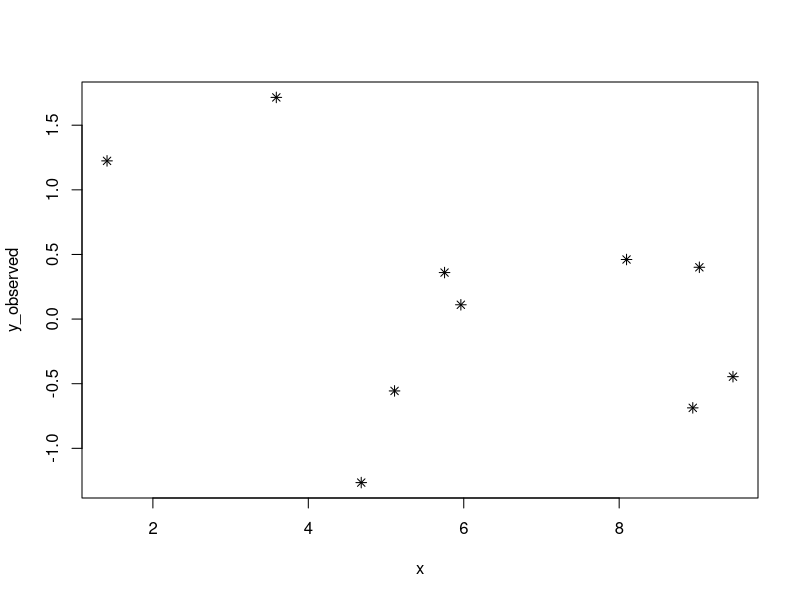
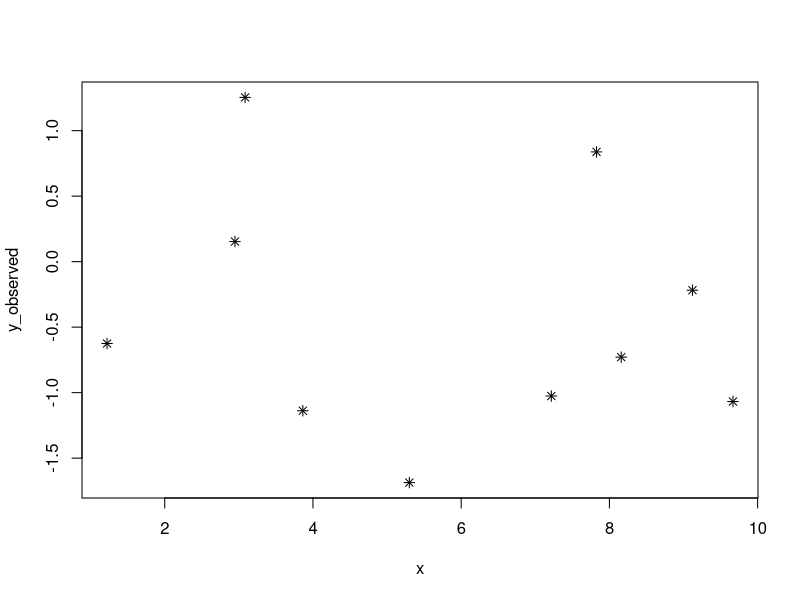
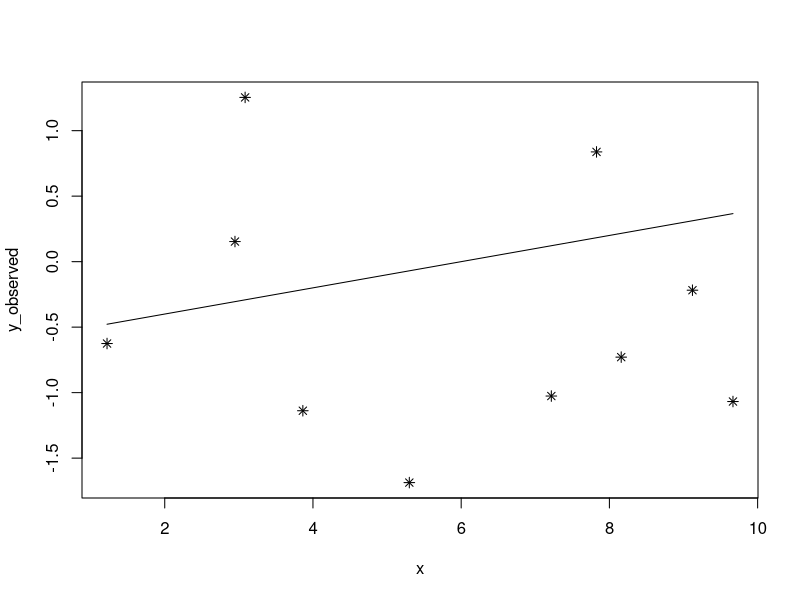
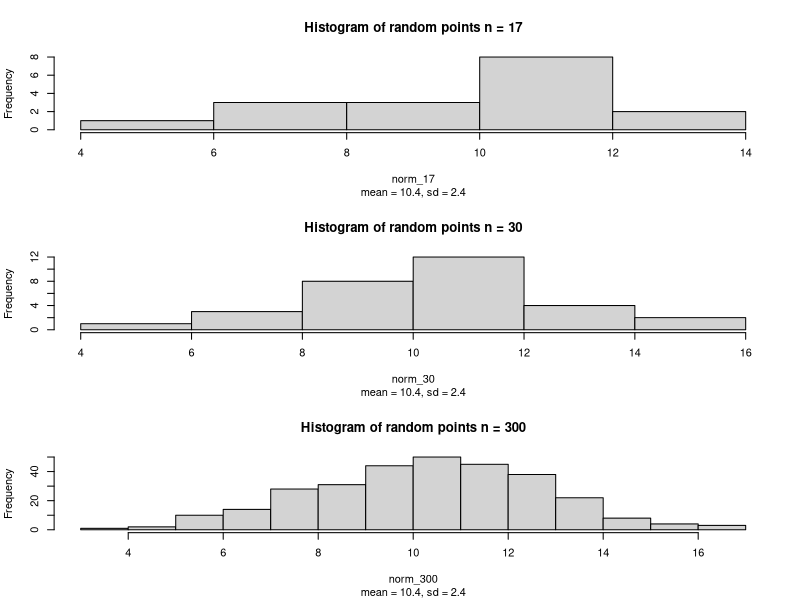
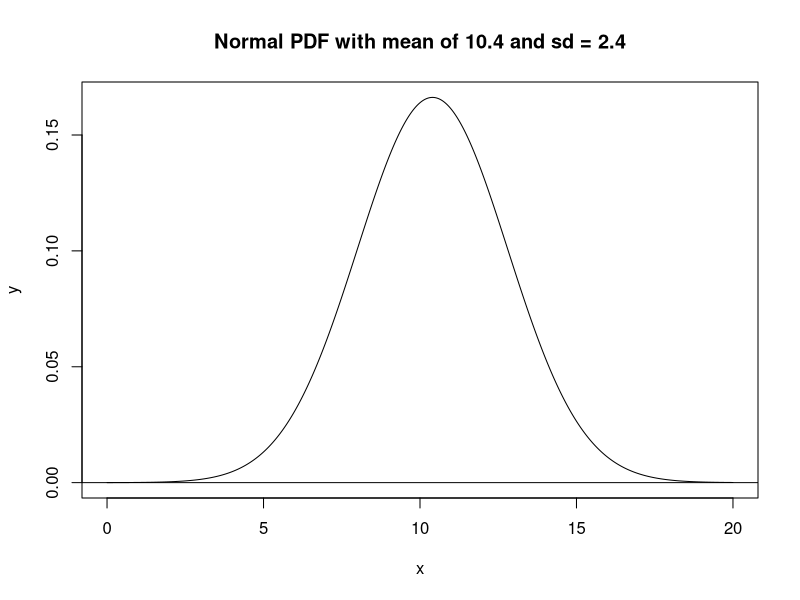
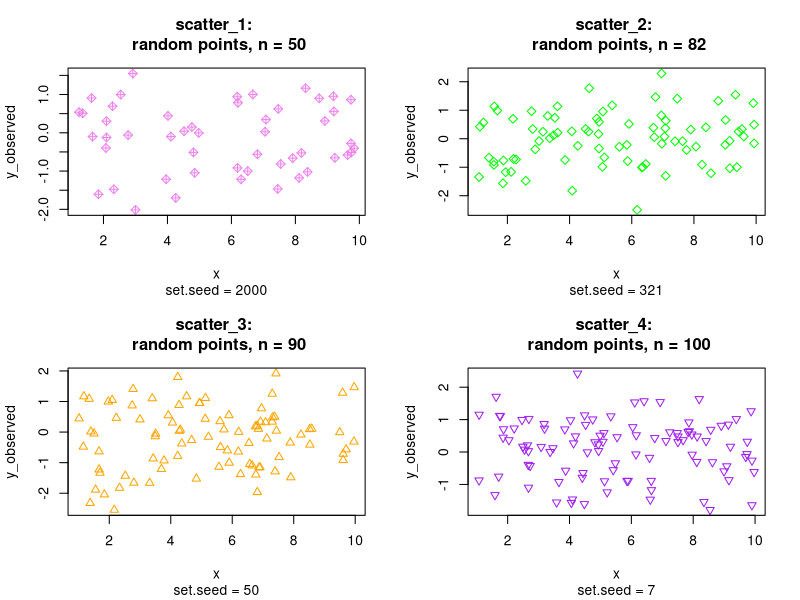
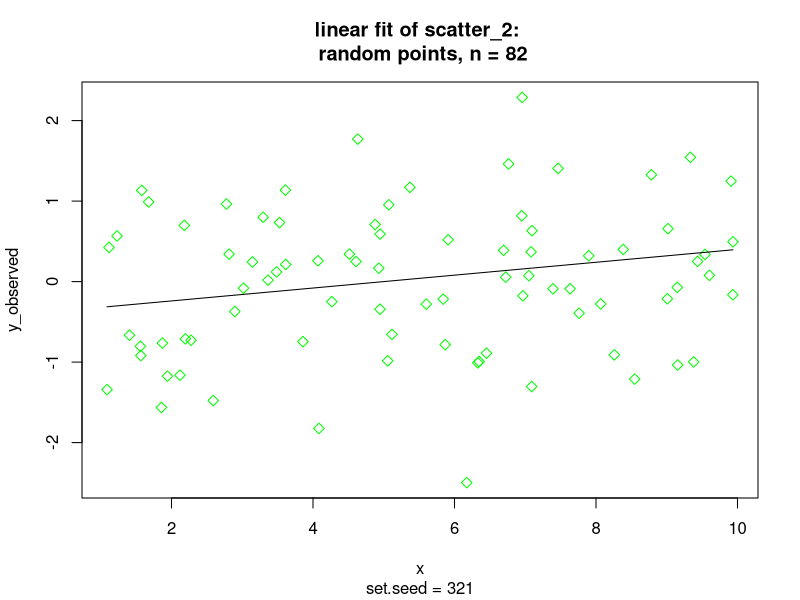

The R source for these figures, in order: (Note: this script raises an error after producing the figures.)

#---- line_point_slope function ----

# Calculates the value of y for a linear function, given the coordinates
# of a known point (x1, y1) and the slope of the line.
line_point_slope = function(x, x1, y1, slope)
{
  get_y_intercept = 
    function(x1, y1, slope) 
      return(-(x1 * slope) + y1)
  
  linear = 
    function(x, yint, slope) 
      return(yint + x * slope)
  
  return(linear(x, get_y_intercept(x1, y1, slope), slope))
}


#---- workflow ----

set.seed(123)
n_pts = 10
x_min = 1
x_max = 10
x = runif(n = n_pts, min = x_min, max = x_max)

dat = data.frame(x = x, y_observed = rnorm(n_pts))

plot(y_observed ~ x, data = dat, pch = 8)



# example

n_pts = 10
x_min = 1
x_max = 10
x = runif(n = n_pts, min = x_min, max = x_max)

dat = data.frame(x = x, y_observed = rnorm(n_pts))

plot(y_observed ~ x, data = dat, pch = 8)

guess_x = 6
guess_y = 0
guess_slope = 0.1

plot(y_observed ~ x, data = dat, pch = 8)
curve(line_point_slope(x, guess_x, guess_y, guess_slope), add = T)


#---- Q1 ----
n = 17
mean = 10.4
sd = 2.4
norm_17 = rnorm(n, mean, sd)
norm_17


n = 30
mean = 10.4
sd = 2.4
norm_30 = rnorm(n, mean, sd)
norm_30


n = 300
mean = 10.4
sd = 2.4
norm_300 = rnorm(n, mean, sd)
norm_300


#---- Q2 ----

n = 17
mean = 10.4
sd = 2.4
norm_17 = rnorm(n, mean, sd)

n = 30
mean = 10.4
sd = 2.4
norm_30 = rnorm(n, mean, sd)

n = 300
mean = 10.4
sd = 2.4
norm_300 = rnorm(n, mean, sd)

{
  require(here)
  png(
    filename = here("figures", "lab_04_hist_01.png"),
    width = 700, height = 1400, 
    res = 180, units = "px")
  
  par(mfrow = c(3,1))
  hist(norm_17, main = "Histogram of random points n = 17", sub = "mean = 10.4, sd = 2.4")
  hist(norm_30, main = "Histogram of random points n = 30", sub = "mean = 10.4, sd = 2.4")
  hist(norm_300, main = "Histogram of random points n = 300", sub = "mean = 10.4, sd = 2.4")
  dev.off()
}



#---- Q3 ----
#Q1:
  
 # Q1:

#The norm_17 and norm_30 histograms are coarser with both a narrower spread and with more gaps due to sampling error from a small sample size. norm_300 has a large enough sample size to hide, or smooth out the sampling error.

#Q2:
  
  #(you have a typo in the question)

#Since the first two histograms have relatively small sample sizes, the distribution is not as obviously normal since there are gaps in the spread. These gaps are from sampling error due to random chance of getting an "outlier" or less frequent value. They are all mostly normal distributions, but the more points in the norm_300 histogram allows for a "smoother" look since the random gaps in the distribution of the points is pronounced at low sample sizes and fades at higher sample sizes as sampling error becomes less of an issue due to the increase in data showing a more representative picture.


#---- Q4 ----


{
  require(here)
  png(
    filename = here("figures", "norm_1.png")
    )
  
  x = seq(0, 20, length.out = 1000)
  y = dnorm(x, mean = 10.4, sd = 2.4)
  
  plot(x, y, main = "Normal PDF with mean of 10.4 and sd = 2.4", type = "l", bg = "transparent")
  
  abline(h = 0)
  dev.off()
}



#---- Q5 ----


{
  require(here)
  png(
    filename = here("figures", "sim_data_scatterplots.png"))
par(mfrow = c(2,2))

scatter_1 = 
  {
    set.seed(2000)
    
    n_pts = 50
    x_min = 1
    x_max = 10
    
    x = runif(n = n_pts, min = x_min, max = x_max)
    
  
    dat = data.frame(x = x, y_observed = rnorm(n_pts))
    
    plot(y_observed ~ x, data = dat, pch = 9, col = "violet", main = "scatter_1: \n random points, n = 50", sub = "set.seed = 2000")
    }

scatter_2 = 
  {set.seed(321)
    
    n_pts = 82
    x_min = 1
    x_max = 10
    
    x = runif(n = n_pts, min = x_min, max = x_max)
    
    dat = data.frame(x = x, y_observed = rnorm(n_pts))
    
    plot(y_observed ~ x, data = dat, pch = 5, col = "green", main = "scatter_2: \n random points, n = 82", sub = "set.seed = 321")
  }

scatter_3 = 
  {
    set.seed(50)
    
    n_pts = 90
    x_min = 1
    x_max = 10
    
    x = runif(n = n_pts, min = x_min, max = x_max)
    
    dat = data.frame(x = x, y_observed = rnorm(n_pts))
    
    plot(y_observed ~ x, data = dat, pch = 2, col = "orange", main = "scatter_3: \n random points, n = 90", sub = "set.seed = 50")
  }


scatter_4 = 
  {
    set.seed(7)
    
    n_pts = 100
    x_min = 1
    x_max = 10
    
    x = runif(n = n_pts, min = x_min, max = x_max)
    
    dat = data.frame(x = x, y_observed = rnorm(n_pts))
    
    plot(y_observed ~ x, data = dat, pch = 6, col = "purple", main = "scatter_4: \n random points, n = 100", sub = "set.seed = 7")
  }
dev.off()
}




#---- Q6 ----


line_point_slope = function(x, x1, y1, slope)
{
  get_y_intercept = 
    function(x1, y1, slope) 
      return(-(x1 * slope) + y1)
  
  linear = 
    function(x, yint, slope) 
      return(yint + x * slope)
  
  return(linear(x, get_y_intercept(x1, y1, slope), slope))
}

{
  require(here)
  png(
    filename = here("figures", "lab4_q6_linear_funct.png"))

  scatter_2 = 
    {set.seed(321)
      
      n_pts = 82
      x_min = 1
      x_max = 10
      
      x = runif(n = n_pts, min = x_min, max = x_max)
      
      dat = data.frame(x = x, y_observed = rnorm(n_pts))
      
      plot(y_observed ~ x, data = dat, pch = 5, col = "green", 
           main = "linear fit of scatter_2: \n random points, n = 82", sub = "set.seed = 321")
    
    guess_x = 5
    guess_y = 0
    guess_slope = 0.08
    curve(line_point_slope(x, guess_x, guess_y, guess_slope), add = T)
    
  }
dev.off()
}

#---- Q7 ----


scatter_2 = 
  {
    set.seed(321)
    
    n_pts = 82
    x_min = 1
    x_max = 10
    
    x = runif(n = n_pts, min = x_min, max = x_max)
    
    dat = data.frame(x = x, y_observed = rnorm(n_pts))
    
    
    guess_x = 5
    guess_y = 0
    guess_slope = 0.08
  }



line_point_slope(dat$x, guess_x, guess_y, guess_slope)

dat = data.frame(x = x, y_observed = rnorm(n_pts), 
                 y_predicted = line_point_slope(dat$x, guess_x, guess_y, guess_slope),
                 resids = y_observed - y_predicted)


head(dat)





